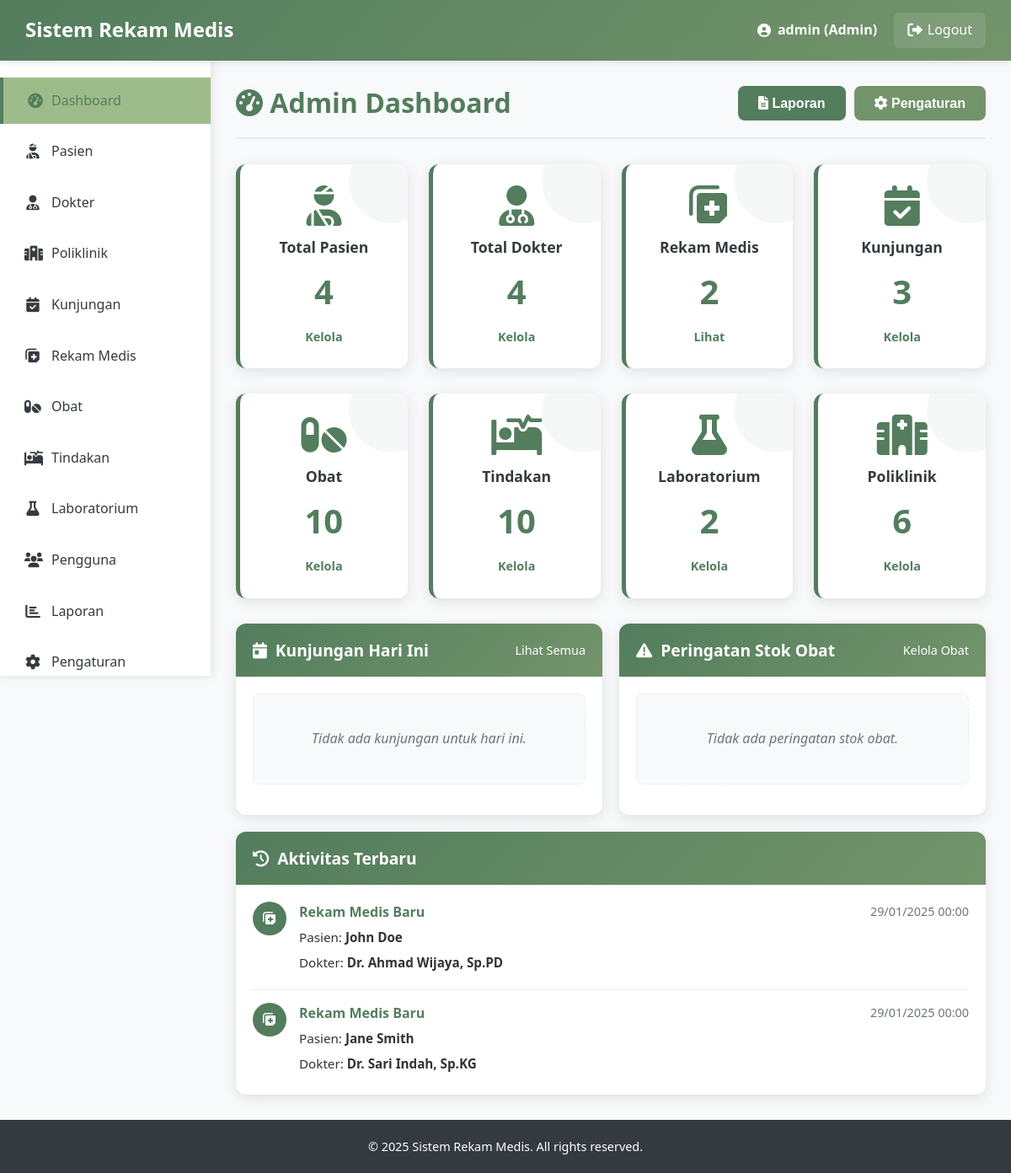
/Trys_Proj/admin/dashboard.php (signed in), run on the app's committed database.
### tables this page shows
CREATE TABLE `rekam_medis` (
  `id_rekam_medis` int(11) NOT NULL,
  `no_rm` varchar(20) DEFAULT NULL,
  `id_tindakan` int(11) DEFAULT NULL,
  `id_obat` int(11) DEFAULT NULL,
  `id_user` int(11) DEFAULT NULL,
  `id_pasien` int(11) DEFAULT NULL,
  `diagnosa` text DEFAULT NULL,
  `resep` text DEFAULT NULL,
  `keluhan` text DEFAULT NULL,
  `tgl_pemeriksaan` date DEFAULT NULL,
  `ket` text DEFAULT NULL,
  `created_at` timestamp NOT NULL DEFAULT current_timestamp(),
  `updated_at` timestamp NOT NULL DEFAULT current_timestamp() ON UPDATE current_timestamp()
);

CREATE TABLE `pasien` (
  `id_pasien` int(11) NOT NULL,
  `no_rm` varchar(20) NOT NULL,
  `nm_pasien` varchar(100) NOT NULL,
  `tgl_lhr` date DEFAULT NULL,
  `alamat` text DEFAULT NULL,
  `telepon` varchar(15) DEFAULT NULL,
  `no_hp` varchar(15) DEFAULT NULL,
  `jenis_kelamin` enum('L','P') DEFAULT NULL,
  `nm_kk` varchar(100) DEFAULT NULL,
  `hub_kel` varchar(50) DEFAULT NULL,
  `id_user` int(11) DEFAULT NULL,
  `created_at` timestamp NOT NULL DEFAULT current_timestamp(),
  `updated_at` timestamp NOT NULL DEFAULT current_timestamp() ON UPDATE current_timestamp()
);

CREATE TABLE `dokter` (
  `id_dokter` int(11) NOT NULL,
  `id_poli` int(11) DEFAULT NULL,
  `id_user` int(11) DEFAULT NULL,
  `nm_dokter` varchar(100) NOT NULL,
  `SIP` varchar(50) DEFAULT NULL,
  `tempat_lhr` varchar(100) DEFAULT NULL,
  `no_hp` varchar(15) DEFAULT NULL,
  `alamat` text DEFAULT NULL,
  `created_at` timestamp NOT NULL DEFAULT current_timestamp(),
  `updated_at` timestamp NOT NULL DEFAULT current_timestamp() ON UPDATE current_timestamp()
);

### Trys_Proj/includes/functions.php (called while the page is built, shortened)
<?php
function getCount($conn, $table) {
    $sql = "SELECT COUNT(*) as count FROM $table";
    $result = $conn->query($sql);
    $row = $result->fetch_assoc();
    return $row['count'];
}

### Trys_Proj/admin/dashboard.php (the view, shortened to what this page needs)
<?php
include '../config/database.php';
include '../includes/functions.php';
$page_title = "Admin Dashboard";
$total_patients = getCount($conn, "pasien");
$total_doctors = getCount($conn, "dokter");
$total_records = getCount($conn, "rekam_medis");
$total_visits = getCount($conn, "kunjungan");
$total_medicines = getCount($conn, "obat");
$total_treatments = getCount($conn, "tindakan");
$total_labs = getCount($conn, "laboratorium");
$total_polyclinics = getCount($conn, "poliklinik");
$recent_activities = $conn->query("
    SELECT 'rekam_medis' as type, rm.tgl_pemeriksaan as date, p.nm_pasien, d.nm_dokter, 'Rekam Medis Baru' as activity
    FROM rekam_medis rm
    JOIN pasien p ON rm.id_pasien = p.id_pasien
    LEFT JOIN dokter d ON rm.id_user = d.id_user
    ORDER BY rm.tgl_pemeriksaan DESC
    LIMIT 5
");
$today = date('Y-m-d');
$today_visits = $conn->query("
    SELECT k.id_kunjungan, k.jam_kunjungan, p.nm_pasien, pol.nm_poli, d.nm_dokter
    FROM kunjungan k
    JOIN pasien p ON k.id_pasien = p.id_pasien
    JOIN poliklinik pol ON k.id_poli = pol.id_poli
    LEFT JOIN dokter d ON d.id_poli = pol.id_poli
    WHERE k.tgl_kunjungan = '$today'
    ORDER BY k.jam_kunjungan
");
$medicine_alerts = $conn->query("
    SELECT id_obat, nm_obat, jml_obat, ukuran
    FROM obat
    WHERE jml_obat < 10
    ORDER BY jml_obat
");
?>
<!DOCTYPE html>
<html lang="en">
<head>
    <link rel="stylesheet" href="../css/style.css">
    <link rel="stylesheet" href="https://cdnjs.cloudflare.com/ajax/libs/font-awesome/6.0.0-beta3/css/all.min.css">
</head>
<body>
    <?php include '../includes/header.php'; ?>
    <div class="container">
        <div class="sidebar">
            <?php include 'sidebar.php'; ?>
        </div>
        <div class="content">
            <div class="content-header">
                <h2><i class="fas fa-tachometer-alt"></i> <?php echo $page_title; ?></h2>
                <div class="header-actions">
                    <button class="btn btn-primary" onclick="window.location.href='reports.php'">
                        <i class="fas fa-file-alt"></i> Laporan
                    </button>
                    <button class="btn btn-secondary" onclick="window.location.href='settings.php'">
                        <i class="fas fa-cog"></i> Pengaturan
                    </button>
                </div>
            </div>
            <div class="dashboard-stats">
                <div class="stat-card">
                    <i class="fas fa-user-injured"></i>
                    <h3>Total Pasien</h3>
                    <p><?php echo $total_patients; ?></p>
                    <a href="patients.php" class="stat-link">Kelola</a>
                </div>
                <div class="stat-card">
                    <i class="fas fa-user-md"></i>
                    <h3>Total Dokter</h3>
                    <p><?php echo $total_doctors; ?></p>
                    <a href="doctors.php" class="stat-link">Kelola</a>
                </div>
                <div class="stat-card">
                    <i class="fas fa-notes-medical"></i>
                    <h3>Rekam Medis</h3>
                    <p><?php echo $total_records; ?></p>
                    <a href="medical_records.php" class="stat-link">Lihat</a>
                </div>
                <div class="stat-card">
                    <i class="fas fa-calendar-check"></i>
                    <h3>Kunjungan</h3>
                    <p><?php echo $total_visits; ?></p>
                    <a href="visits.php" class="stat-link">Kelola</a>
                </div>
            </div>
            <div class="dashboard-stats">
                <div class="stat-card">
                    <i class="fas fa-pills"></i>
                    <h3>Obat</h3>
                    <p><?php echo $total_medicines; ?></p>
                    <a href="medicines.php" class="stat-link">Kelola</a>
                </div>
                <div class="stat-card">
                    <i class="fas fa-procedures"></i>
                    <h3>Tindakan</h3>
                    <p><?php echo $total_treatments; ?></p>
                    <a href="treatments.php" class="stat-link">Kelola</a>
                </div>
                <div class="stat-card">
                    <i class="fas fa-flask"></i>
                    <h3>Laboratorium</h3>
                    <p><?php echo $total_labs; ?></p>
                    <a href="laboratory.php" class="stat-link">Kelola</a>
                </div>
                <div class="stat-card">
                    <i class="fas fa-hospital"></i>
                    <h3>Poliklinik</h3>
                    <p><?php echo $total_polyclinics; ?></p>
                    <a href="polyclinics.php" class="stat-link">Kelola</a>
                </div>
            </div>
            <div class="dashboard-row">
                <div class="dashboard-card">
                    <div class="card-header">
                        <h3><i class="fas fa-calendar-day"></i> Kunjungan Hari Ini</h3>
                        <a href="visits.php" class="card-link">Lihat Semua</a>
                    </div>
                    <div class="card-body">
                        <?php if ($today_visits->num_rows > 0): ?>
                        <table class="data-table">
                            <thead>
                                <tr>
                                    <th>Jam</th>
                                    <th>Pasien</th>
                                    <th>Poliklinik</th>
                                    <th>Dokter</th>
                                </tr>
                            </thead>
                            <tbody>
                                <?php while ($visit = $today_visits->fetch_assoc()): ?>
                                <tr>
                                    <td><?php echo $visit['jam_kunjungan']; ?></td>
                                    <td><?php echo $visit['nm_pasien']; ?></td>
                                    <td><?php echo $visit['nm_poli']; ?></td>
                                    <td><?php echo $visit['nm_dokter'] ?? 'Belum ditentukan'; ?></td>
                                </tr>
                                <?php endwhile; ?>
                            </tbody>
                        </table>
                        <?php else: ?>
                        <p class="no-data">Tidak ada kunjungan untuk hari ini.</p>
                        <?php endif; ?>
                    </div>
                </div>
                <div class="dashboard-card">
                    <div class="card-header">
                        <h3><i class="fas fa-exclamation-triangle"></i> Peringatan Stok Obat</h3>
                        <a href="medicines.php" class="card-link">Kelola Obat</a>
                    </div>
                    <div class="card-body">
                        <?php if ($medicine_alerts->num_rows > 0): ?>
                        <table class="data-table">
                            <thead>
                                <tr>
                                    <th>Nama Obat</th>
                                    <th>Ukuran</th>
                                    <th>Stok</th>
                                    <th>Status</th>
                                </tr>
                            </thead>
                            <tbody>
                                <?php while ($medicine = $medicine_alerts->fetch_assoc()): ?>
                                <tr>
                                    <td><?php echo $medicine['nm_obat']; ?></td>
                                    <td><?php echo $medicine['ukuran']; ?></td>
                                    <td><?php echo $medicine['jml_obat']; ?></td>
                                    <td>
                                        <?php if ($medicine['jml_obat'] <= 5): ?>
                                        <span class="badge badge-danger">Kritis</span>
                                        <?php else: ?>
                                        <span class="badge badge-warning">Rendah</span>
                                        <?php endif; ?>
                                    </td>
                                </tr>
                                <?php endwhile; ?>
                            </tbody>
                        </table>
                        <?php else: ?>
                        <p class="no-data">Tidak ada peringatan stok obat.</p>
                        <?php endif; ?>
                    </div>
                </div>
            </div>
            <div class="dashboard-card full-width">
                <div class="card-header">
                    <h3><i class="fas fa-history"></i> Aktivitas Terbaru</h3>
                </div>
                <div class="card-body">
                    <?php if ($recent_activities->num_rows > 0): ?>
                    <div class="activity-timeline">
                        <?php while ($activity = $recent_activities->fetch_assoc()): ?>
                        <div class="activity-item">
                            <div class="activity-icon">
                                <i class="fas fa-notes-medical"></i>
                            </div>
                            <div class="activity-content">
                                <div class="activity-header">
                                    <span class="activity-title"><?php echo $activity['activity']; ?></span>
                                    <span class="activity-time"><?php echo date('d/m/Y H:i', strtotime($activity['date'])); ?></span>
                                </div>
                                <div class="activity-details">
                                    <p>Pasien: <strong><?php echo $activity['nm_pasien']; ?></strong></p>
                                    <p>Dokter: <strong><?php echo $activity['nm_dokter'] ?? 'Tidak diketahui'; ?></strong></p>
                                </div>
                            </div>
                        </div>
                        <?php endwhile; ?>
                    </div>
                    <?php else: ?>
                    <p class="no-data">Tidak ada aktivitas terbaru.</p>
                    <?php endif; ?>
                </div>
            </div>
        </div>
    </div>
    <?php include '../includes/footer.php'; ?>
</body>
</html>

### Trys_Proj/css/style.css (style rules this page uses)
* { margin: 0; padding: 0; box-sizing: border-box; }
body { font-family: "Segoe UI", Tahoma, Geneva, Verdana, sans-serif; line-height: 1.6; color: #333; background-color: #f8f9fa; }
:root { --primary-color: #537d5d; --primary-dark: #3e5e45; --primary-light: #6a9975; --secondary-color: #73946b; --secondary-dark: #5a7553; --secondary-light: #8bac83; --accent-color: #9ebc8a; --accent-dark: #85a371; --accent-light: #b7d5a3; --light-color: #d2d0a0; --light-dark: #b9b787; --light-light: #ebe9b9; --white: #ffffff; --off-white: #f9f9f9; --gray-light: #f8f9fa; --gray-medium: #6c757d; --gray-dark: #343a40; --success: #28a745; --success-dark: #1e7e34; --danger: #dc3545; --danger-dark: #bd2130; --warning: #ffc107; --warning-dark: #d39e00; --info: #17a2b8; --info-dark: #117a8b; }
h1, h2, h3, h4, h5, h6 { font-weight: 700; line-height: 1.2; margin-bottom: 0.5em; color: var(--gray-dark); }
h2 { font-size: 2rem; }
h3 { font-size: 1.75rem; }
p { margin-bottom: 1rem; }
a { color: var(--primary-color); text-decoration: none; transition: color 0.3s ease; }
.btn { display: inline-block; padding: 12px 24px; border: none; border-radius: 8px; font-size: 1rem; font-weight: 600; text-decoration: none; text-align: center; cursor: pointer; transition: all 0.3s ease; line-height: 1; position: relative; overflow: hidden; }
.btn::after { content: ""; position: absolute; top: 50%; left: 50%; width: 5px; height: 5px; background: rgba(255, 255, 255, 0.5); opacity: 0; border-radius: 100%; transform: scale(1, 1) translate(-50%); transform-origin: 50% 50%; }
.btn-primary { background-color: var(--primary-color); color: var(--white); }
.btn-secondary { background-color: var(--secondary-color); color: var(--white); }
.container { display: flex; min-height: calc(100vh - 70px); }
.sidebar { width: 250px; background-color: var(--white); box-shadow: 2px 0 10px rgba(0, 0, 0, 0.1); padding: 20px 0; transition: all 0.3s ease; position: sticky; top: 70px; height: calc(100vh - 70px); overflow-y: auto; z-index: 90; }
.content { flex: 1; padding: 30px; background-color: var(--gray-light); min-height: calc(100vh - 70px); }
.content-header { display: flex; justify-content: space-between; align-items: center; margin-bottom: 30px; padding-bottom: 20px; border-bottom: 2px solid #e9ecef; }
.content-header h2 { color: var(--primary-color); font-size: 2rem; font-weight: 700; margin: 0; }
.card-header { background: linear-gradient(135deg, var(--primary-color), var(--secondary-color)); color: var(--white); padding: 20px 25px; border-bottom: none; display: flex; justify-content: space-between; align-items: center; }
.card-header h3 { font-size: 1.3rem; font-weight: 600; margin: 0; color: var(--white); }
.card-body { padding: 25px; }
.dashboard-stats { display: grid; grid-template-columns: repeat(auto-fit, minmax(250px, 1fr)); gap: 25px; margin-bottom: 30px; }
.stat-card { background: var(--white); padding: 25px; border-radius: 12px; box-shadow: 0 4px 15px rgba(0, 0, 0, 0.1); text-align: center; border-left: 5px solid var(--primary-color); transition: transform 0.3s ease, box-shadow 0.3s ease; position: relative; overflow: hidden; }
.stat-card::before { content: ""; position: absolute; top: 0; right: 0; width: 100px; height: 100px; background: var(--primary-color); opacity: 0.05; border-radius: 50%; transform: translate(30%, -30%); }
.stat-card i { font-size: 3rem; color: var(--primary-color); margin-bottom: 15px; }
.stat-card h3 { color: var(--gray-dark); font-size: 1.1rem; margin-bottom: 10px; }
.stat-card p { font-size: 2.5rem; font-weight: 700; color: var(--primary-color); margin: 0; }
.no-data { text-align: center; color: var(--gray-medium); font-style: italic; padding: 40px 20px; background-color: var(--gray-light); border-radius: 8px; border: 1px dashed #e9ecef; }
@media (max-width: 1200px) { .dashboard-stats { grid-template-columns: repeat(auto-fit, minmax(200px, 1fr)); } }

### data on the page
rekam_medis: activity "Rekam Medis Baru", tgl_pemeriksaan "29/01/2025 00:00", id_pasien.nm_pasien "John Doe", dokter.nm_dokter "Dr. Ahmad Wijaya, Sp.PD"
rekam_medis: activity "Rekam Medis Baru", tgl_pemeriksaan "29/01/2025 00:00", id_pasien.nm_pasien "Jane Smith", dokter.nm_dokter "Dr. Sari Indah, Sp.KG"

### other printed values
$_SESSION['username'] "admin"
$_SESSION['role'] "Admin"
$page_title "Admin Dashboard"
$total_patients "4"
$total_doctors "4"
$total_records "2"
$total_visits "3"
$total_medicines "10"
$total_treatments "10"
$total_labs "2"
$total_polyclinics "6"
